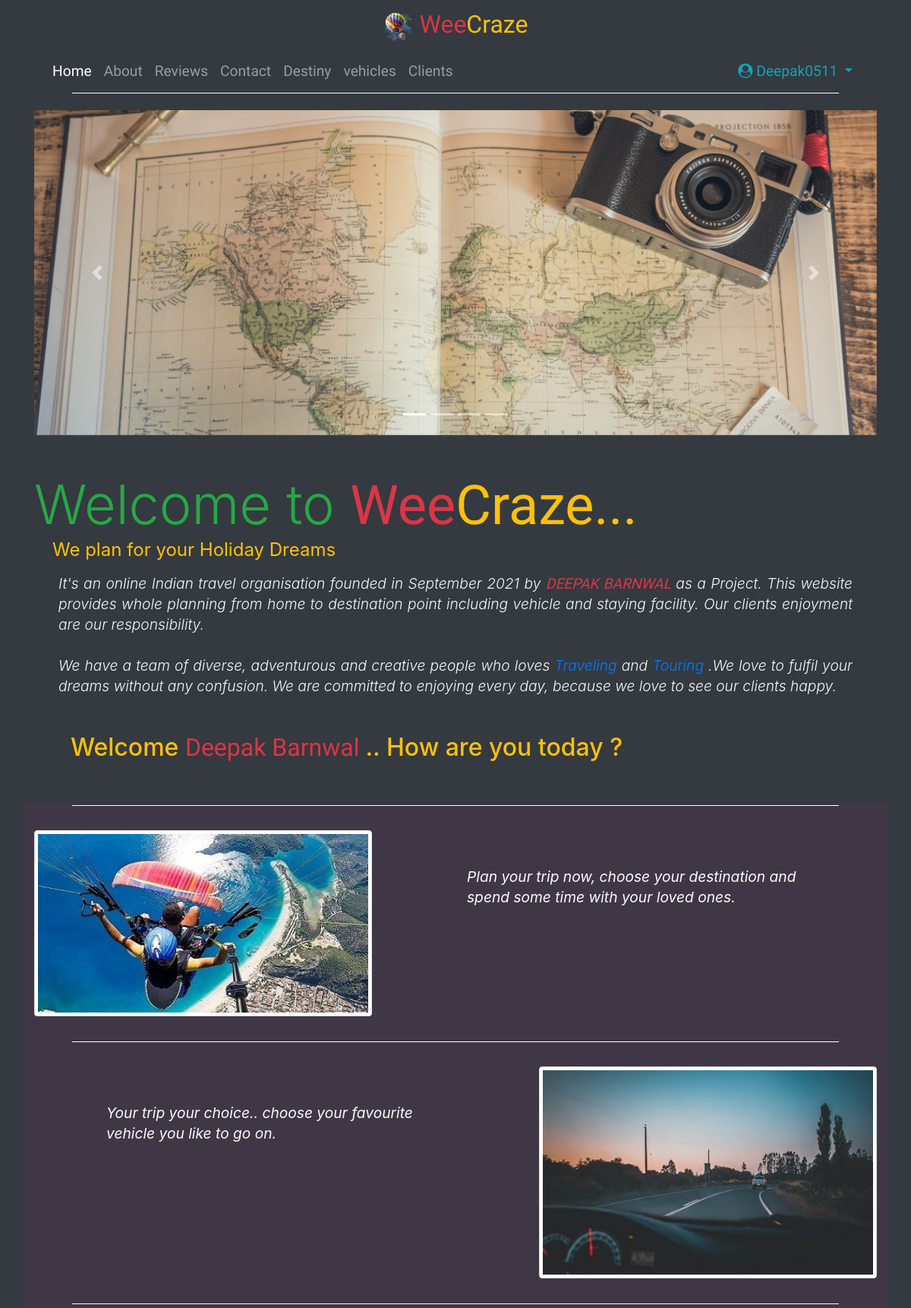
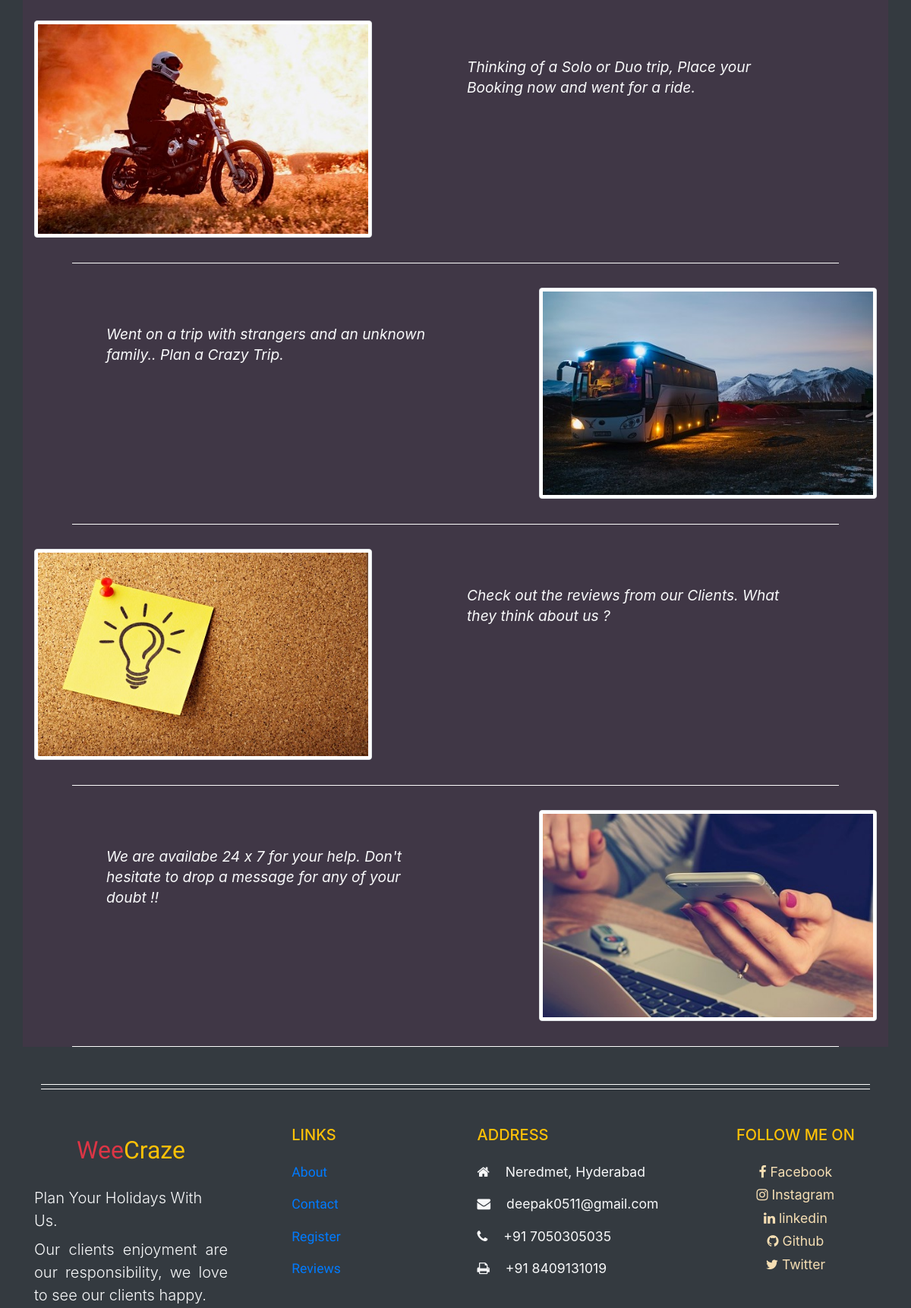
Page / (signed in, upper part) on the committed database (2 pictures, top to bottom).
### register/models.py (models this page shows, shortened)
class Client(AbstractBaseUser):
    username = models.CharField(max_length=30, unique=True)
    email = models.EmailField(verbose_name="email", max_length=60, unique=True)
    first_name = models.CharField(max_length=30)
    last_name = models.CharField(max_length=30)
    contact = models.CharField(max_length=10)
    date_joined = models.DateTimeField(verbose_name="date joined", auto_now_add=True)
    last_joined = models.DateTimeField(verbose_name="last login", auto_now_add=True)
    is_admin = models.BooleanField(default=True)
    is_active = models.BooleanField(default=True)
    is_staff = models.BooleanField(default=False)
    is_superuser = models.BooleanField(default=False)
    USERNAME_FIELD = 'username'
    REQUIRED_FIELDS = ['email']
    objects = MyClient()

### home/views.py (the view)
# urls.py: 2. Add a URL to urlpatterns:  path('', views.home, name='home')
def home(request):
    context = {'home' : 'active'}
    return render(request, 'home/home.html', context)

### home/templates/home/home.html (shortened to what this page needs)
{% extends 'home/base.html' %}
{% load static %}
    {% block content %}
        <div class="container mt-3 mb-5 border-rounded">
            <div id="carouselExampleIndicators" class="carousel slide" data-ride="carousel">
                <ol class="carousel-indicators">
                    <li data-target="#carouselExampleIndicators" data-slide-to="0" class="active"></li>
                    <li data-target="#carouselExampleIndicators" data-slide-to="1"></li>
                    <li data-target="#carouselExampleIndicators" data-slide-to="2"></li>
                    <li data-target="#carouselExampleIndicators" data-slide-to="3"></li>
                </ol>
                <div class="carousel-inner">
                    <div class="carousel-item active">
                        <img class="d-block w-100" src="{% static 'home/images/map1.jpg' %}" alt="First slide">
                    </div>
                </div>
                <a class="carousel-control-prev" href="#carouselExampleIndicators" role="button" data-slide="prev">
                    <span class="carousel-control-prev-icon" aria-hidden="true"></span>
                </a>
                <a class="carousel-control-next" href="#carouselExampleIndicators" role="button" data-slide="next">
                    <span class="carousel-control-next-icon" aria-hidden="true"></span>
                </a>
            </div>
        </div>
        <div class="container">
            <div class="text-justify">
                <div class="text-success display-3">Welcome to <span class="text-danger kaushan">Wee<span class="text-warning kaushan">Craze...</span></span></div>
                <h4 class="text-warning font-weight-normal ml-4"> We plan for your Holiday Dreams </h4>
                <p class="info text-light px-2 py-2 font-weight-light mx-4">
                It's an online Indian travel organisation founded in September 2021 by <span class="text-danger kaushan font-weight-normal">DEEPAK BARNWAL</span> as a Project. This website provides whole planning from home to destination point including vehicle and staying facility. Our clients enjoyment are our responsibility. <br><br>
                We have a team of diverse, adventurous and creative people who loves <span class="text-primary"> Traveling </span> and <span class="text-primary"> Touring </span>.We love to fulfil your dreams without any confusion. We are committed to enjoying every day, because we love to see our clients happy.</p> <br>
                {% if not request.user.is_authenticated %}
                    <div class="ml-5">
                        <a href=" {% url 'register' %} "> <div class="btn btn-danger mr-1"> <i class="fa fa-user-circle fa-spin"></i>  Register Now </div> </a>
                        <a href=" {% url 'login' %} "> <div class="btn btn-success"><i class="fa fa-sign-in"></i>  Login </div> </a>
                    </div>
                    {% else %}
                    <div class="ml-5">
                        <h2 class="text-warning"> Welcome <span class="kaushan text-danger"> {{ request.user.first_name }} {{ request.user.last_name }} </span>.. How are you today ? </h2>
                    </div>
                {% endif %}
            </div>
        </div>
        <div class="container my-5 more-info">
            <hr>
            <div class="row my-2 py-4">
                <div class="col-md-5">
                    <img src="{% static 'home/images/parachute.jpg' %}" alt="..." class="img-thumbnail">
                </div>
                <div class="col-md-5 offset-1">
                    <div class="text-light py-5">
                        <p class="info"> Plan your trip now, choose your destination and spend some time with your loved ones. </p> <br>
                    </div>
                </div>
            </div>
            <hr>
            <div class="row my-2 py-4">
                <div class="col-md-5 offset-1">
                    <div class="text-light py-5">
                        <p class="info"> Your trip your choice..  choose your favourite vehicle you like to go on. </p> <br>
                    </div>
                </div>
                <div class="col-md-5 offset-1">
                    <img src="{% static 'home/images/car.jpg' %}" alt="..." class="img-thumbnail">
                </div>
            </div>
            <hr>
            <div class="row my-2 py-4">
                <div class="col-md-5">
                    <img src="{% static 'home/images/bike.jpg' %}" alt="..." class="img-thumbnail">
                </div>
                <div class="col-md-5 offset-1">
                    <div class="text-light py-5">
                        <p class="info"> Thinking of a Solo or Duo trip, Place your Booking now and went for a ride. </p> <br>
                    </div>
                </div>
            </div>
            <hr>
            <div class="row my-2 py-4">
                <div class="col-md-5 offset-1">
                    <div class="text-light py-5">
                        <p class="info"> Went on a trip with strangers and an unknown family.. Plan a Crazy Trip. </p> <br>
                    </div>
                </div>
                <div class="col-md-5 offset-1">
                    <img src="{% static 'home/images/bus.jpg' %}" alt="..." class="img-thumbnail">
                </div>
            </div>
            <hr>
            <div class="row my-2 py-4">
                <div class="col-md-5">
                    <img src="{% static 'home/images/review.jpg' %}" alt="..." class="img-thumbnail">
                </div>
                <div class="col-md-5 offset-1">
                    <div class="text-light py-5">
                        <p class="info"> Check out the reviews from our Clients. What they think about us ? </p> <br>
                    </div>
                </div>
            </div>
            <hr>
            <div class="row my-2 py-4">
                <div class="col-md-5 offset-1">
                    <div class="text-light py-5">
                        <p class="info"> We are availabe 24 x 7 for your help. Don't hesitate to drop a message for any of your doubt !! </p> <br>
                    </div>
                </div>
                <div class="col-md-5 offset-1">
                    <img src="{% static 'home/images/contact.jpg' %}" alt="..." class="img-thumbnail">
                </div>
            </div>
            <hr>
        </div>
        <hr>
    {% endblock content %}

### home/templates/home/navbar.html (shortened to what this page needs)
<nav class="navbar navbar-expand-lg navbar-dark bg-dark pb-1">
    <div class="collapse navbar-collapse" id="navbarNavDropdown">
      <ul class="navbar-nav justify-content-center">
        <li class="nav-item">
          <a class="nav-link {{ home }}" href="{% url 'home' %}"> Home <span class="sr-only">(current)</span></a>
        </li>
        <li class="nav-item">
          <a class="nav-link {{ about }}" href="{% url 'about' %}"> About </a>
        </li>
        <li class="nav-item">
                    <a class="nav-link" href="#"> Reviews </a>
        </li>
      </ul>
      {% if request.user.is_authenticated %}
        <ul class="navbar-nav">
          {% if user.is_superuser %}
            <li class="nav-item">
              <a class="nav-link {{ contact }}" href="{% url 'contact' %}"> Contact </a>
            </li>
            <li class="nav-item">
              <a class="nav-link {{ destiny }}" href="{% url 'destiny' %}"> Destiny </a>
            </li>
            <li class="nav-item">
              <a class="nav-link {{ vehicle }}" href=" {% url 'vehicle' %} "> vehicles </a>
            </li>
            <li class="nav-item">
              <a class="nav-link {{ clients }}" href=" {% url 'clients' %} "> Clients </a>
            </li>
          {% endif %}
        </ul>
        <div class="nav-item dropdown ml-auto kaushan">
            <a class="nav-link kaushan active dropdown-toggle text-info" href="#" id="navbarDropdownMenuLink" data-toggle="dropdown"
              aria-haspopup="true" aria-expanded="false"> <i class="fa fa-user-circle fa-spin "></i>
              {{ request.user.username }}
            </a>
        </div>
      {% endif %}
    </div>
</nav>

### home/static/home/css/style.css (style rules this page uses)
* { margin: 0; padding: 0; }
body { background-color: rgb(52, 58, 64); }
li a { font-family: 'Kaushan Script', cursive; }
.navbar a { font-size: 1.2rem; }
hr { width: 91%; margin: 0 4.5%; border-bottom: 1px solid white; }
.kaushan { font-family: 'Kaushan Script', cursive; }
.info { line-height: 1.4em; font-size: 1.2em; font-style: italic; }
.more-info { background-color: rgba(162, 32, 123, .1); }
.links ul li p a, a { text-decoration: none; }

### rows in the picture
Client: user.username "Deepak0511", user.first_name "Deepak", user.last_name "Barnwal"
